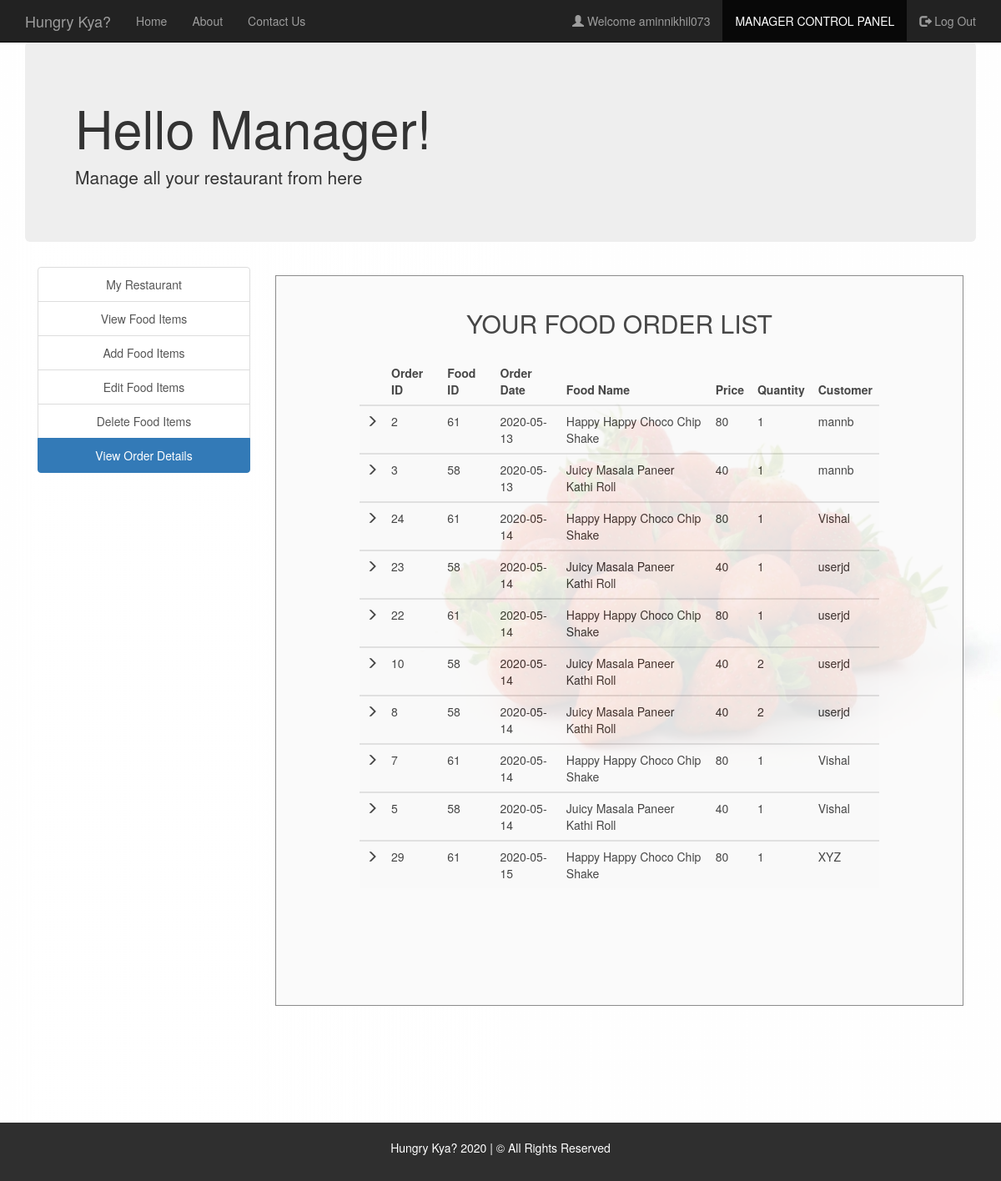
The page /view_order_details.php (signed in) on the database its author committed.
### tables this page shows
CREATE TABLE `manager` (
  `username` varchar(30) NOT NULL,
  `fullname` varchar(30) NOT NULL,
  `email` varchar(30) NOT NULL,
  `contact` varchar(30) NOT NULL,
  `address` varchar(50) NOT NULL,
  `password` varchar(30) NOT NULL
);

CREATE TABLE `orders` (
  `order_ID` int(30) NOT NULL,
  `F_ID` int(30) NOT NULL,
  `foodname` varchar(30) NOT NULL,
  `price` int(30) NOT NULL,
  `quantity` int(30) NOT NULL,
  `order_date` date NOT NULL,
  `username` varchar(30) NOT NULL,
  `R_ID` int(30) NOT NULL
);

### session_m.php (called while the page is built, shortened)
<?php
$conn = Connect();
$user_check=$_SESSION['login_user1'];
$query = "SELECT username FROM manager WHERE username = '$user_check'";
$ses_sql = mysqli_query($conn, $query);
$row = mysqli_fetch_assoc($ses_sql);
$login_session =$row['username'];
?>

### view_order_details.php (the view, shortened to what this page needs)
<?php
include('session_m.php');
?>
<!DOCTYPE html>
<html>
  <head>
  </head>
  <link rel="stylesheet" type = "text/css" href ="css/view_order_details.css">
  <link rel="stylesheet" type = "text/css" href ="css/bootstrap.min.css">
  <body>
    <nav class="navbar navbar-inverse navbar-fixed-top navigation-clean-search" role="navigation">
      <div class="container">
        <div class="navbar-header">
          <a class="navbar-brand" href="index.php">Hungry Kya?</a>
        </div>
        <div class="collapse navbar-collapse " id="myNavbar">
          <ul class="nav navbar-nav">
            <li><a href="index.php">Home</a></li>
            <li><a href="aboutus.php">About</a></li>
            <li><a href="contactus.php">Contact Us</a></li>
          </ul>
          <ul class="nav navbar-nav navbar-right">
            <li><a href="#"><span class="glyphicon glyphicon-user"></span> Welcome <?php echo $login_session; ?> </a></li>
            <li class="active"> <a href="managerlogin.php">MANAGER CONTROL PANEL</a></li>
            <li><a href="logout_m.php"><span class="glyphicon glyphicon-log-out"></span> Log Out </a></li>
          </ul>
        </div>
      </div>
    </nav>
<div class="container">
    <div class="jumbotron">
     <h1>Hello Manager! </h1>
     <p>Manage all your restaurant from here</p>
    </div>
    </div>
<div class="container">
    	<div class="col-xs-3" style="text-align: center;">
    	<div class="list-group">
    		<a href="myrestaurant.php" class="list-group-item ">My Restaurant</a>
    		<a href="view_food_items.php" class="list-group-item">View Food Items</a>
    		<a href="add_food_items.php" class="list-group-item ">Add Food Items</a>
    		<a href="edit_food_items.php" class="list-group-item ">Edit Food Items</a>
    		<a href="delete_food_items.php" class="list-group-item ">Delete Food Items</a>
        <a href="view_order_details.php" class="list-group-item active">View Order Details</a>
    	</div>
    </div>
    <div class="col-xs-9">
      <div class="form-area" style="padding: 0px 100px 100px 100px;">
        <form action="" method="POST">
        <br style="clear: both">
          <h3 style="margin-bottom: 25px; text-align: center; font-size: 30px;"> YOUR FOOD ORDER LIST </h3>
<?php
$user_check=$_SESSION['login_user1'];
$sql = "SELECT * FROM orders o WHERE o.R_ID IN (SELECT r.R_ID FROM restaurants r WHERE r.M_ID='$user_check') ORDER BY order_date";
$result = mysqli_query($conn, $sql);
if (mysqli_num_rows($result) > 0)
{
  ?>
  <table class="table table-striped">
    <thead class="thead-dark">
      <tr>
        <th>  </th>
        <th> Order ID </th>
        <th> Food ID </th>
        <th> Order Date </th>
        <th> Food Name </th>
        <th> Price </th>
        <th> Quantity </th>
        <th> Customer </th>
      </tr>
    </thead>
    <?PHP
      while($row = mysqli_fetch_assoc($result)){
    ?>
  <tbody>
    <tr>
      <td> <span class="glyphicon glyphicon-menu-right"></span> </td>
      <td><?php echo $row["order_ID"]; ?></td>
      <td><?php echo $row["F_ID"]; ?></td>
      <td><?php echo $row["order_date"]; ?></td>
      <td><?php echo $row["foodname"]; ?></td>
      <td><?php echo $row["price"]; ?></td>
      <td><?php echo $row["quantity"]; ?></td>
      <td><?php echo $row["username"]; ?></td>
    </tr>
  </tbody>
  <?php } ?>
  </table>
    <br>
  <?php } else { ?>
  <h4><center>0 RESULTS</center> </h4>
  <?php } ?>
        </form>
        </div>
    </div>
</div>
<br>
<br>
<br>
<br>
  </body>
  <footer class="container-fluid bg-4 text-center">
  <br>
  <p> Hungry Kya? 2020 | &copy All Rights Reserved </p>
  <br>
  </footer>
</html>

### css/view_order_details.css (style rules this page uses)
body,html { height: 100%; }
body { padding-top: 50px; background-image: url('headerimg2.jpg'); background-repeat: repeat; background-size: 100%; }
.bg-4 { background-color: #2f2f2f; color: #ffffff; }
footer { display: block; }
.form-area { background-color: #FAFAFA; padding: 10px 40px 60px; margin: 10px 0px 60px; border: 1px solid GREY; opacity:0.9; }

### rows shown on the page
manager: username "aminnikhil073"
orders: order_ID "2", F_ID "61", order_date "2020-05-13", foodname "Happy Happy Choco Chip Shake", price "80", quantity "1", username "mannb"
orders: order_ID "3", F_ID "58", order_date "2020-05-13", foodname "Juicy Masala Paneer Kathi Roll", price "40", quantity "1", username "mannb"
orders: order_ID "24", F_ID "61", order_date "2020-05-14", foodname "Happy Happy Choco Chip Shake", price "80", quantity "1", username "Vishal"
orders: order_ID "23", F_ID "58", order_date "2020-05-14", foodname "Juicy Masala Paneer Kathi Roll", price "40", quantity "1", username "userjd"
orders: order_ID "22", F_ID "61", order_date "2020-05-14", foodname "Happy Happy Choco Chip Shake", price "80", quantity "1", username "userjd"
orders: order_ID "10", F_ID "58", order_date "2020-05-14", foodname "Juicy Masala Paneer Kathi Roll", price "40", quantity "2", username "userjd"
orders: order_ID "8", F_ID "58", order_date "2020-05-14", foodname "Juicy Masala Paneer Kathi Roll", price "40", quantity "2", username "userjd"
orders: order_ID "7", F_ID "61", order_date "2020-05-14", foodname "Happy Happy Choco Chip Shake", price "80", quantity "1", username "Vishal"
orders: order_ID "5", F_ID "58", order_date "2020-05-14", foodname "Juicy Masala Paneer Kathi Roll", price "40", quantity "1", username "Vishal"
orders: order_ID "29", F_ID "61", order_date "2020-05-15", foodname "Happy Happy Choco Chip Shake", price "80", quantity "1", username "XYZ"
